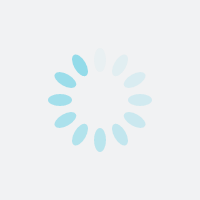
#> input picture tct_front/src/assets/spinner.gif, 200 x 200 px, given as the content of the folder C:/Temp/google img/dataset/, which was not available
$ jupyter execute color44.ipynb
#> lines starting #> are read from the running program, lines starting #| are printed output that depends on the picture; pictures that were not available may be replaced by others from this repository, and a replacement may not be noted
[cell 1]
from sklearn.cluster import KMeans
from collections import Counter
import numpy as np
import cv2 as cv
import matplotlib.pyplot as plt
import os
from colorthief import ColorThief
import colorsys
from selenium import webdriver
from selenium.webdriver.common.keys import Keys
from selenium.webdriver.common.by import By
import time
import urllib.request
import os


def crawling(search, count = 30):
    # 이미지가 저장될 경로
    # 크롤링 30개 기준 40초
#> (the call stopped at in crawling, `options = webdriver.ChromeOptions()`: selenium is not available in this run)
    saveurl = "C:/Temp/google img/dataset/"

    ## 셀레니움으로 구글 이미지 접속 후 이미지 검색

    options = webdriver.ChromeOptions()
    options.headless = True
    options.add_argument("window-size=1920x1080")

    driver = webdriver.Chrome(options=options)
    driver.get("https://www.google.co.kr/imghp?hl=ko&tab=wi&ogbl")
    elem = driver.find_element("name","q")
    elem.send_keys(search)

    elem.send_keys(Keys.RETURN)

    #이미지 찾고 다운받기
    images = driver.find_elements(By.CSS_SELECTOR,".rg_i.Q4LuWd")

    for i in range(count):

        try:
            images[i].click() # 이미지 클릭
            time.sleep(1)

            imgUrl = driver.find_element(By.CSS_SELECTOR,".n3VNCb").get_attribute("src")
            urllib.request.urlretrieve(imgUrl, saveurl + str(i) + ".jpg")    # 이미지 다운

        except:
            pass
    driver.close()


# folder path -> 폴더 안에 있는 이미지를 하나로 합침
def get_file_count(folder_path) :
    dirListing = os.listdir(folder_path)
    return os.listdir(folder_path)

def palette(clusters):
    width=300
    palette = np.zeros((50, width, 3), np.uint8)
    steps = width/clusters.cluster_centers_.shape[0]
    for idx, centers in enumerate(clusters.cluster_centers_):
        palette[:, int(idx*steps):(int((idx+1)*steps)), :] = centers
    return palette

def show_img(img):
    plt.imshow(img)
    plt.axis('off') #hide the axis
    plt.show()
# 여기까지


def threecolor():
    clt = KMeans(n_clusters = 3)

    path = "C:/Temp/google img/dataset/"

    ct = []
    for i in get_file_count(path) :
        img = cv.imread(path + i)
#> img is the input picture: shape (200, 200, 3); mean B, G, R 242.6, 241.2, 237.6
        img = cv.cvtColor(img, cv.COLOR_BGR2RGB)
        clt_1 = clt.fit(img.reshape(-1, 3))
        img = palette(clt_1)
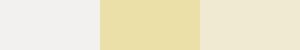
#> img: shape (50, 300, 3); mean of channels 0, 1, 2 205.3, 233, 238.7; drawn as B, G, R
        ct.append(img)

    img2 = cv.vconcat(ct)
    clt_1 = clt.fit(img2.reshape(-1, 3))
    show_img(palette(clt_1))
#> in show_img, `plt.show()`:
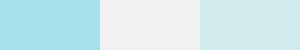
#> shown: shape (50, 300, 3); mean R, G, B 204.3, 233, 238.3


def manycolor():
    clt = KMeans(n_clusters = 10)

    path = "/Users/gungo/workspace/connect-project/backend/tctapp/img/건강식 서양식"

    ct = []
    for i in get_file_count(path) :
        img = cv.imread(path + i)
        img = cv.cvtColor(img, cv.COLOR_BGR2RGB)
        clt_1 = clt.fit(img.reshape(-1, 3))
        img = palette(clt_1)
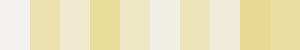
#> img: shape (50, 300, 3); mean of channels 0, 1, 2 191.6, 229.4, 237.3; drawn as B, G, R
        ct.append(img)

    img2 = cv.vconcat(ct)
    clt_1 = clt.fit(img2.reshape(-1, 3))
    show_img(palette(clt_1))
#> in show_img (call 2), `plt.show()`:
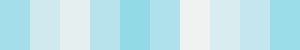
#> shown: shape (50, 300, 3); mean R, G, B 191.4, 229.2, 236.7
